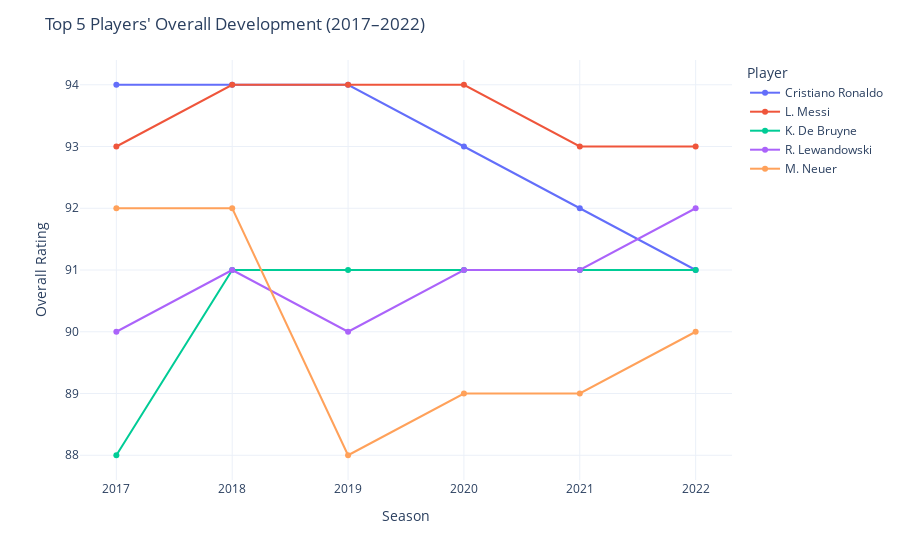

The cell this chart's notebook holds for it:
### Code cell
import plotly.express as px

fig = px.line(
    players_df,  
    x="Season",             
    y="Overall",            
    color="Name",           
    markers=True,           
    hover_data=["Overall"]       
)

fig.update_layout(
    title="Top 5 Players' Overall Development (2017–2022)",
    xaxis_title="Season",
    yaxis_title="Overall Rating",
    legend_title="Player",
    template="plotly_white"
)

fig.show()

### Figure 1 — Plotly figure (JSON) as saved in the notebook; plotly's stock layout.template omitted (floating-point values rounded to 4 significant figures)
{"data": [{"hovertemplate": "Name=Cristiano Ronaldo<br>Season=%{x}<br>Overall=%{y}<extra></extra>", "legendgroup": "Cristiano Ronaldo", "line": {"color": "#636efa", "dash": "solid"}, "marker": {"symbol": "circle"}, "mode": "lines+markers", "name": "Cristiano Ronaldo", "orientation": "v", "showlegend": true, "type": "scatter", "x": [2017, 2018, 2019, 2020, 2021, 2022], "xaxis": "x", "y": [94, 94, 94, 93, 92, 91], "yaxis": "y"}, {"hovertemplate": "Name=L. Messi<br>Season=%{x}<br>Overall=%{y}<extra></extra>", "legendgroup": "L. Messi", "line": {"color": "#EF553B", "dash": "solid"}, "marker": {"symbol": "circle"}, "mode": "lines+markers", "name": "L. Messi", "orientation": "v", "showlegend": true, "type": "scatter", "x": [2017, 2018, 2019, 2020, 2021, 2022], "xaxis": "x", "y": [93, 94, 94, 94, 93, 93], "yaxis": "y"}, {"hovertemplate": "Name=K. De Bruyne<br>Season=%{x}<br>Overall=%{y}<extra></extra>", "legendgroup": "K. De Bruyne", "line": {"color": "#00cc96", "dash": "solid"}, "marker": {"symbol": "circle"}, "mode": "lines+markers", "name": "K. De Bruyne", "orientation": "v", "showlegend": true, "type": "scatter", "x": [2017, 2018, 2019, 2020, 2021, 2022], "xaxis": "x", "y": [88, 91, 91, 91, 91, 91], "yaxis": "y"}, {"hovertemplate": "Name=R. Lewandowski<br>Season=%{x}<br>Overall=%{y}<extra></extra>", "legendgroup": "R. Lewandowski", "line": {"color": "#ab63fa", "dash": "solid"}, "marker": {"symbol": "circle"}, "mode": "lines+markers", "name": "R. Lewandowski", "orientation": "v", "showlegend": true, "type": "scatter", "x": [2017, 2018, 2019, 2020, 2021, 2022], "xaxis": "x", "y": [90, 91, 90, 91, 91, 92], "yaxis": "y"}, {"hovertemplate": "Name=M. Neuer<br>Season=%{x}<br>Overall=%{y}<extra></extra>", "legendgroup": "M. Neuer", "line": {"color": "#FFA15A", "dash": "solid"}, "marker": {"symbol": "circle"}, "mode": "lines+markers", "name": "M. Neuer", "orientation": "v", "showlegend": true, "type": "scatter", "x": [2017, 2018, 2019, 2020, 2021, 2022], "xaxis": "x", "y": [92, 92, 88, 89, 89, 90], "yaxis": "y"}], "layout": {"autosize": true, "legend": {"title": {"text": "Player"}, "tracegroupgap": 0}, "margin": {"t": 60}, "title": {"text": "Top 5 Players' Overall Development (2017–2022)"}, "xaxis": {"anchor": "y", "autorange": true, "domain": [0, 1], "range": [2017.0, 2022.0], "title": {"text": "Season"}, "type": "linear"}, "yaxis": {"anchor": "x", "autorange": true, "domain": [0, 1], "range": [87.54, 94.46], "title": {"text": "Overall Rating"}, "type": "linear"}}}
